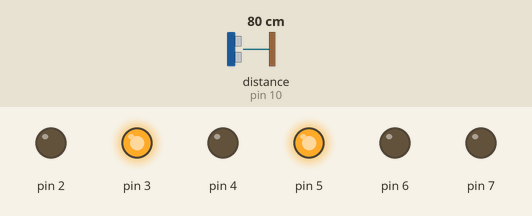
This sketch was run on a simulated Arduino Uno, built with avr-gcc and run on an emulated ATmega328P. Shown: output pins drawn as LEDs (lit = HIGH). Wiring (inferred from the names in the program): ultrasonic range finder: trigger pin 9; echo pin 10. Inputs (shaded band) come from the test bench; at power-on: distance to the obstacle (sensor on pin 10) 80 cm. The echo pulse lasts 58.3 µs per cm; pins used as bus, display or sensor lines are not drawn.

Above: at 0.1 s.
Timing chart, 0 to 1.6 s (numbered marks = the images above):
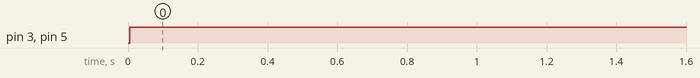

Measured:
- by itself, pin 3, pin 5: LOW → HIGH at 0.01 s

The sketch:

arduino_L298N_dc_motor..US__ME.ino
```cpp
#define trigPin 9
#define echoPin 10

void setup() {
  Serial.begin (9600);
  pinMode(trigPin, OUTPUT);
  pinMode(echoPin, INPUT);
  pinMode(2, OUTPUT);
  pinMode(3, OUTPUT);
  pinMode(4, OUTPUT);
  pinMode(5, OUTPUT);
  pinMode(6, OUTPUT);
  pinMode(7, OUTPUT);
  // put your setup code here, to run once:

}

void loop() {
   long duration, distance;
  digitalWrite(trigPin, LOW);
  delayMicroseconds(2);
  digitalWrite(trigPin, HIGH);
  delayMicroseconds(10);
  digitalWrite(trigPin, LOW);
  duration = pulseIn(echoPin, HIGH);
  distance = (duration/2) / 29.1;


  if (50<=distance <= 400) {
  digitalWrite(3, HIGH);
  digitalWrite(4, LOW);
   analogWrite(2, 20);
   digitalWrite(5, HIGH);
  digitalWrite(6, LOW);
   analogWrite(7, 20);
  }
 else{
  digitalWrite(3, HIGH);
  digitalWrite(4, LOW);
   analogWrite(2, 20);
   digitalWrite(5, LOW);
  digitalWrite(6, LOW);
   analogWrite(7, 20);

 }


  // put your main code here, to run repeatedly:

}
```
